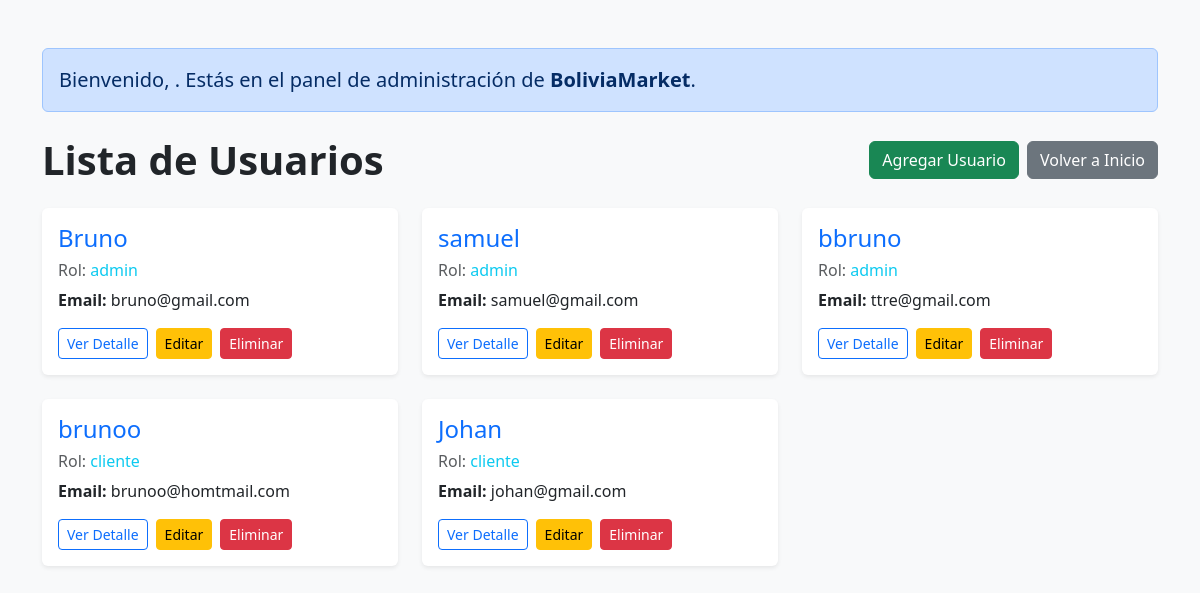
The page /usuarios on the database its author committed.
### models/usuario_model.py (models this page shows)
class Usuario(UserMixin, db.Model):
    __tablename__ = 'usuario'
    id = db.Column(db.Integer, primary_key=True)
    username = db.Column(db.String(100), unique=True, nullable=False)
    email = db.Column(db.String(120), unique=True, nullable=False)  # 👉 Agregado
    password = db.Column(db.String(200), nullable=False)
    rol = db.Column(db.String(20), default='cliente', nullable=False)
    compras = db.relationship('Compra', back_populates='usuario', cascade="all, delete-orphan")
    comentarios = db.relationship("Comentario", back_populates="usuario", cascade="all, delete-orphan")
    productos = db.relationship("Producto", back_populates="usuario")
    favoritos = db.relationship("Favorito", back_populates="usuario", cascade="all, delete-orphan")
    mensajes_enviados = db.relationship("Mensaje", foreign_keys='Mensaje.emisor_id', back_populates="emisor", cascade="all, delete-orphan")
    mensajes_recibidos = db.relationship("Mensaje", foreign_keys='Mensaje.receptor_id', back_populates="receptor", cascade="all, delete-orphan")

### controllers/usuario_controller.py (the view)
@usuario_blueprint.route("/usuarios")
def lista_usuarios():
    usuarios = Usuario.query.all()
    return render_template("/usuarios/lista_usuarios.html", usuarios=usuarios,usuario=current_user)

### templates/usuarios/lista_usuarios.html (shortened to what this page needs)
<!DOCTYPE html>
<html lang="es">
<head>
    <link href="https://cdn.jsdelivr.net/npm/bootstrap@5.3.3/dist/css/bootstrap.min.css" rel="stylesheet">
</head>
<body class="bg-light">
    <div class="container py-5">
        <div class="alert alert-primary mb-4" role="alert">
            <p class="mb-0 fs-5">
                Bienvenido, <strong>{{ usuario.username }}</strong>. Estás en el panel de administración de <strong>BoliviaMarket</strong>.
            </p>
        </div>
        <div class="d-flex flex-column flex-md-row justify-content-between align-items-center mb-4 gap-3">
            <h1 class="fw-bold text-center text-md-start mb-0">Lista de Usuarios</h1>
            <div class="d-flex gap-2">
                <a href="{{ url_for('auth.registro') }}" class="btn btn-success">
                     Agregar Usuario
                </a>
                <a href="{{ url_for('productos.lista_productos') }}" class="btn btn-secondary">
                     Volver a Inicio
                </a>
            </div>
        </div>
        {% if usuarios %}
            <div class="row row-cols-1 row-cols-md-2 row-cols-lg-3 g-4">
                {% for usuario in usuarios %}
                    <div class="col">
                        <div class="card shadow-sm h-100 border-0">
                            <div class="card-body d-flex flex-column">
                                <h4 class="card-title text-primary">{{ usuario.username }}</h4>
                                <h6 class="text-muted mb-2">Rol: <span class="text-info">{{ usuario.rol }}</span></h6>
                                <p class="card-text"><strong>Email:</strong> {{ usuario.email }}</p>
                                <div class="mt-auto d-flex flex-wrap gap-2">
                                    <a href="{{ url_for('usuarios.detalle_usuario', id=usuario.id) }}" class="btn btn-outline-primary btn-sm">Ver Detalle</a>
                                    <a href="{{ url_for('usuarios.editar_usuario', id=usuario.id) }}" class="btn btn-warning btn-sm">Editar</a>
                                    <form action="{{ url_for('usuarios.eliminar_usuario', id=usuario.id) }}" method="POST" onsubmit="return confirm('¿Estás seguro de eliminar este usuario?');">
                                        <button class="btn btn-danger btn-sm">Eliminar</button>
                                    </form>
                                </div>
                            </div>
                        </div>
                    </div>
                {% endfor %}
            </div>
        {% else %}
            <div class="alert alert-warning text-center mt-4">No hay usuarios registrados.</div>
        {% endif %}
    </div>
</body>
</html>

### rows shown on the page
Usuario: username "Bruno", rol "admin", email "bruno@gmail.com"
Usuario: username "samuel", rol "admin", email "samuel@gmail.com"
Usuario: username "bbruno", rol "admin", email "ttre@gmail.com"
Usuario: username "brunoo", rol "cliente", email "brunoo@homtmail.com"
Usuario: username "Johan", rol "cliente", email "johan@gmail.com"
